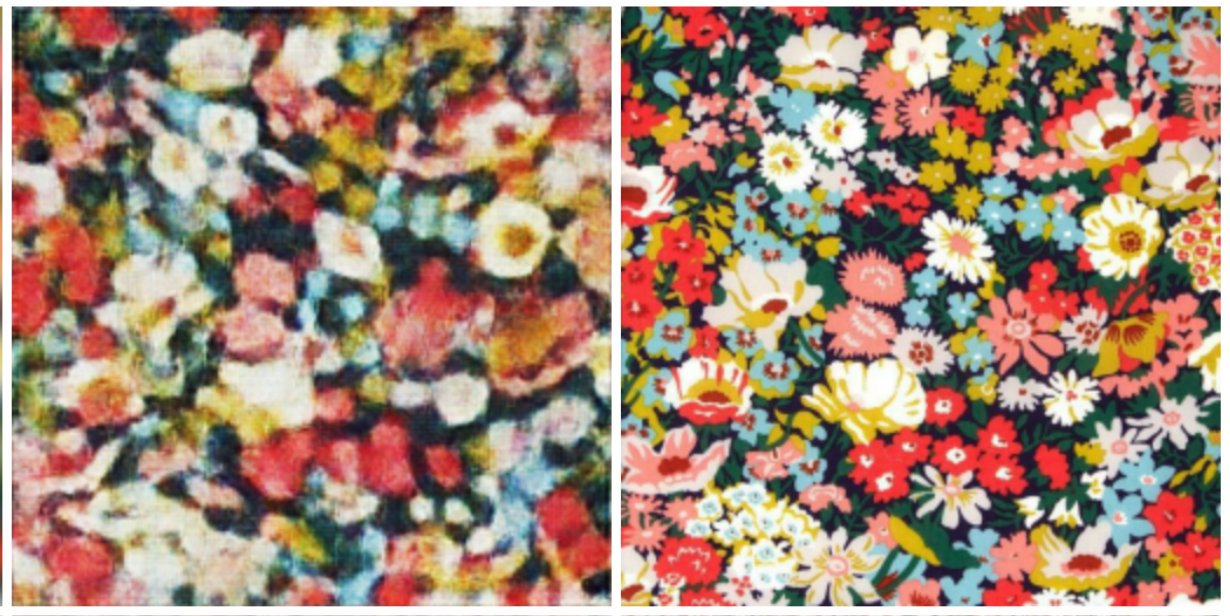
#> input picture output/summary/1.jpg, 1230 x 616 px, given in place of 1.png, which was not available
$ python dominant_color.py
#> lines starting #> are read from the running program, lines starting #| are printed output that depends on the picture; pictures that were not available may be replaced by others from this repository, and a replacement may not be noted
#> in main, im is the input picture: PIL image 1230x616 RGB; mean R, G, B 161.5, 133.6, 115
import PIL.Image
import numpy as np
import time
import re
from collections import defaultdict

import matplotlib.pyplot as plt

from sklearn.cluster import DBSCAN
from sklearn import metrics
from sklearn.preprocessing import StandardScaler
from sklearn import cluster
from sklearn.cluster import KMeans


def dbsan_colour(ima):
    w, h, d = ima.shape
#> w = 616; h = 1230; d = 3
    X = np.reshape(ima, (w*h, d))
    min_samples = int(0.05*len(X))
#> min_samples = 37884

    db = DBSCAN(eps=0.3, min_samples=50).fit(X)
    labels = db.labels_
    n_clusters_ = len(set(labels)) - (1 if -1 in labels else 0)
#> n_clusters_ = 131
    core_samples_mask = np.zeros_like(labels, dtype=bool)
    core_samples_mask[db.core_sample_indices_] = True

    unique_labels = set(labels)
#> unique_labels = 132 items
    labels = labels.reshape((w, h))
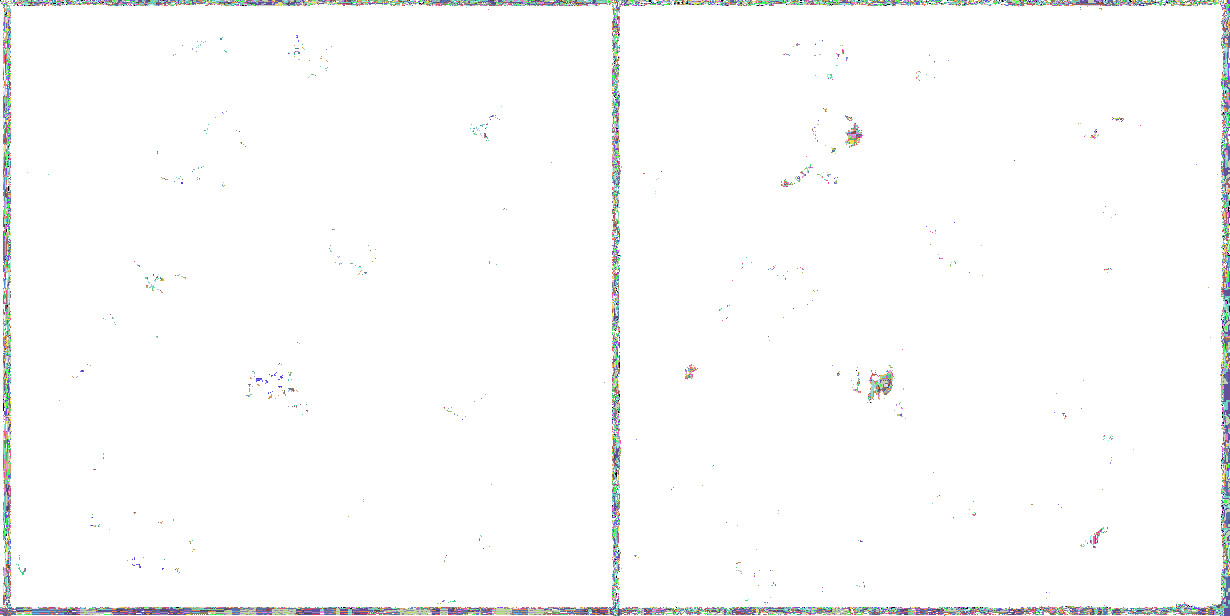
#> labels: shape (616, 1230) int64; 132 distinct labels, from -1 to 130; one colour per label, 0 black, -1 white

    for label in list(unique_labels):
        if label != -1:
            mask = labels == label
            ima[mask][:,0] = ima[mask][:,0].mean()
            ima[mask][:,1] = ima[mask][:,1].mean()
            ima[mask][:,2] = ima[mask][:,2].mean()
#> this loop made 132 passes
#> pass 1, in dbsan_colour, `mask = labels == label`:
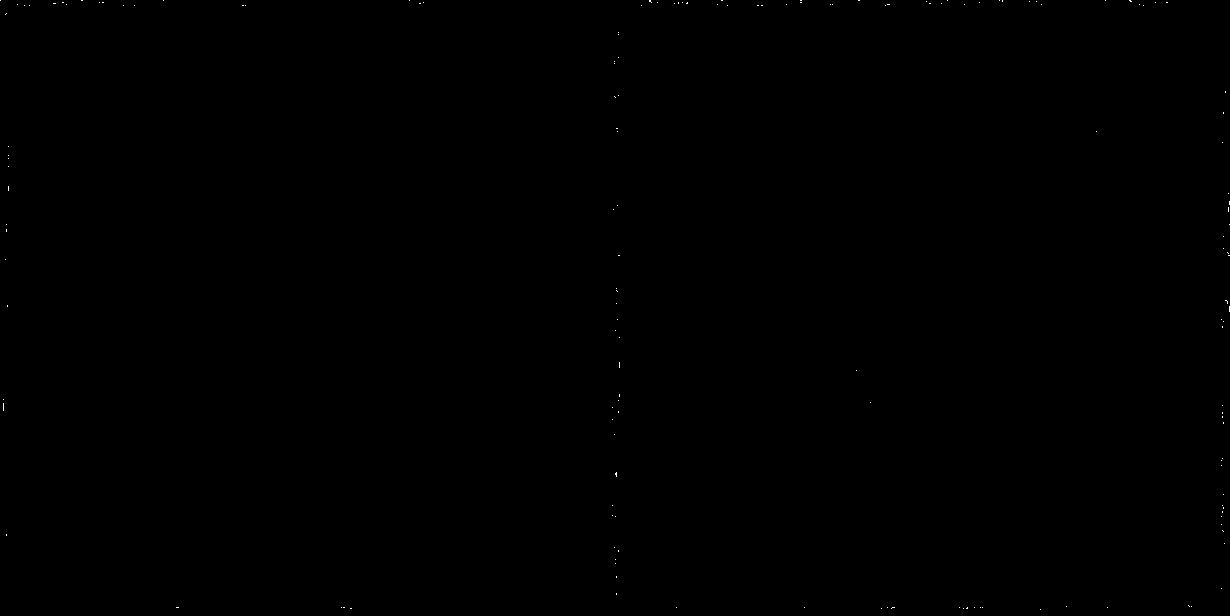
#> mask: shape (616, 1230) bool; 0.03% white in thin lines or dots
#> pass 3, in dbsan_colour, `mask = labels == label`:
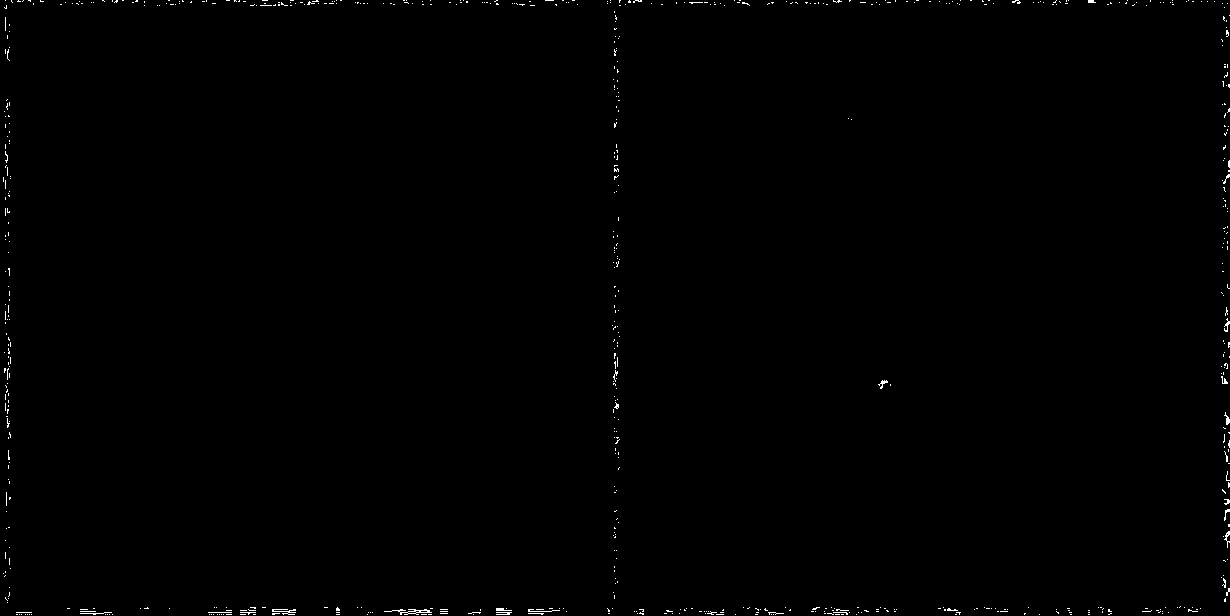
#> mask: shape (616, 1230) bool; 0.38% white in thin lines or dots

    im = PIL.Image.fromarray(ima, 'RGB')
    return im


def kmeans_colour(im):
    ima = np.asarray(im)[:,:,:3]
    w,h,d = ima.shape
    X = np.reshape(ima, (w*h, d))
    kcluster = cluster.KMeans(init='k-means++', n_clusters=10)
    kcluster.fit(X)
    predictions = kcluster.predict(X)
    clusters = kcluster.cluster_centers_
    image = np.zeros((w, h, 3))
    predictions_idx = 0
    colour_distribution = defaultdict(int)
    for i in range(w):
        for j in range(h):
            cluster_int = predictions[predictions_idx]
            image[i][j] = clusters[cluster_int]
            predictions_idx += 1
            print(cluster_int)
            colour_distribution[cluster_int] += 1
    for k, v in colour_distribution.items():
        v = v / (w*h)
        colour_distribution[k] = v
    im = PIL.Image.fromarray(image.astype('uint8'), 'RGB')
    return im, colour_distribution

def main():
    filename = '1.png'
    im = PIL.Image.open(filename)
    ima = np.asarray(im)[:,:,:3]

    im = dbsan_colour(ima)
    print('saving now')
    filename1 = re.sub(r'(\.jpeg|\.jpg|\.png)', '_dbscan.png', filename)
    im.save(filename1)

    #im = kmeans_colour(ima)
    #filename2 = re.sub(r'(\.jpeg|\.jpg|\.png)', '_kmeans.png', filename)
    #im.save(filename2)


if __name__ == '__main__':
    main()

$ run again, with output/summary/2.jpg copied over output/summary/1.jpg
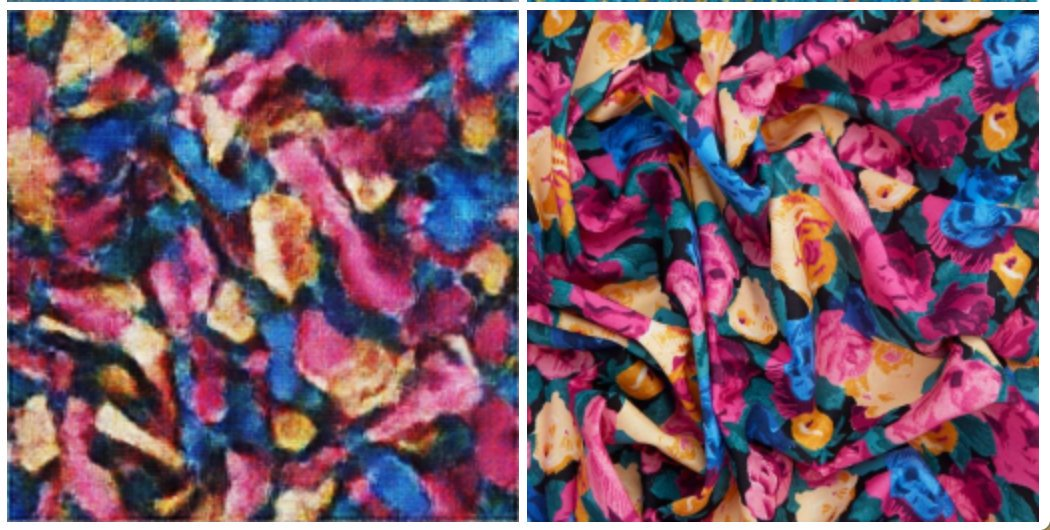
#> input picture output/summary/2.jpg, 1050 x 530 px, given in place of 1.png, which was not available
#> in main, im is the input picture: PIL image 1050x530 RGB; mean R, G, B 124.1, 86.9, 104.5
#> min_samples = 27825
#> n_clusters_ = 99
#> unique_labels = 100 items
#> in dbsan_colour, `labels = labels.reshape((w, h))`:
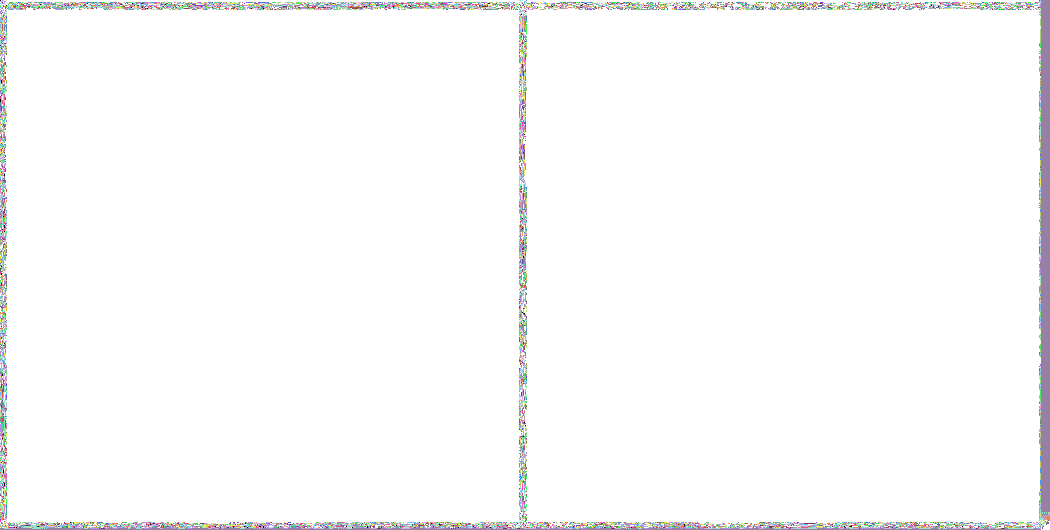
#> labels: shape (530, 1050) int64; 100 distinct labels, from -1 to 98; one colour per label, 0 black, -1 white
#> the loop in dbsan_colour, `for label in list(unique_labels):` made 100 passes
#> pass 2, in dbsan_colour, `mask = labels == label`:
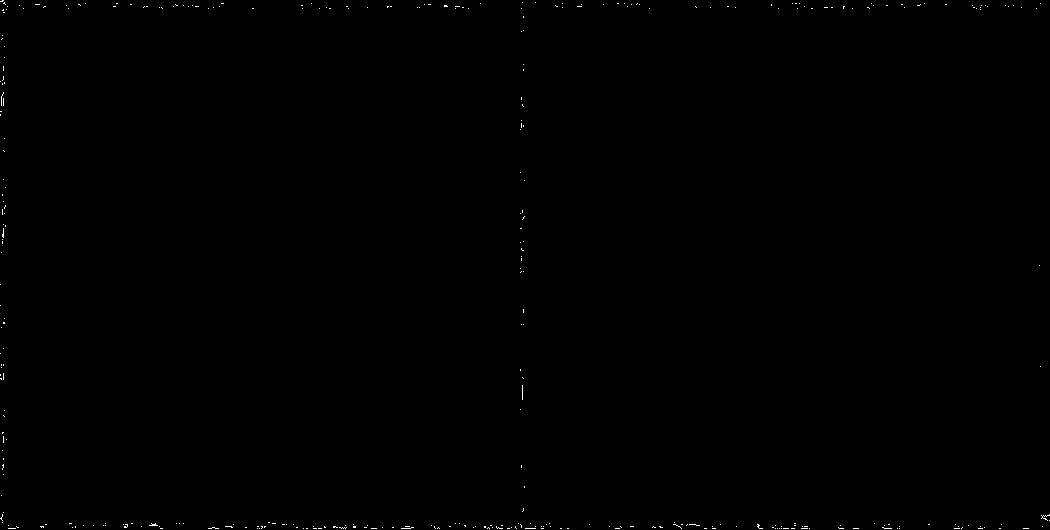
#> mask: shape (530, 1050) bool; 0.15% white in thin lines or dots
